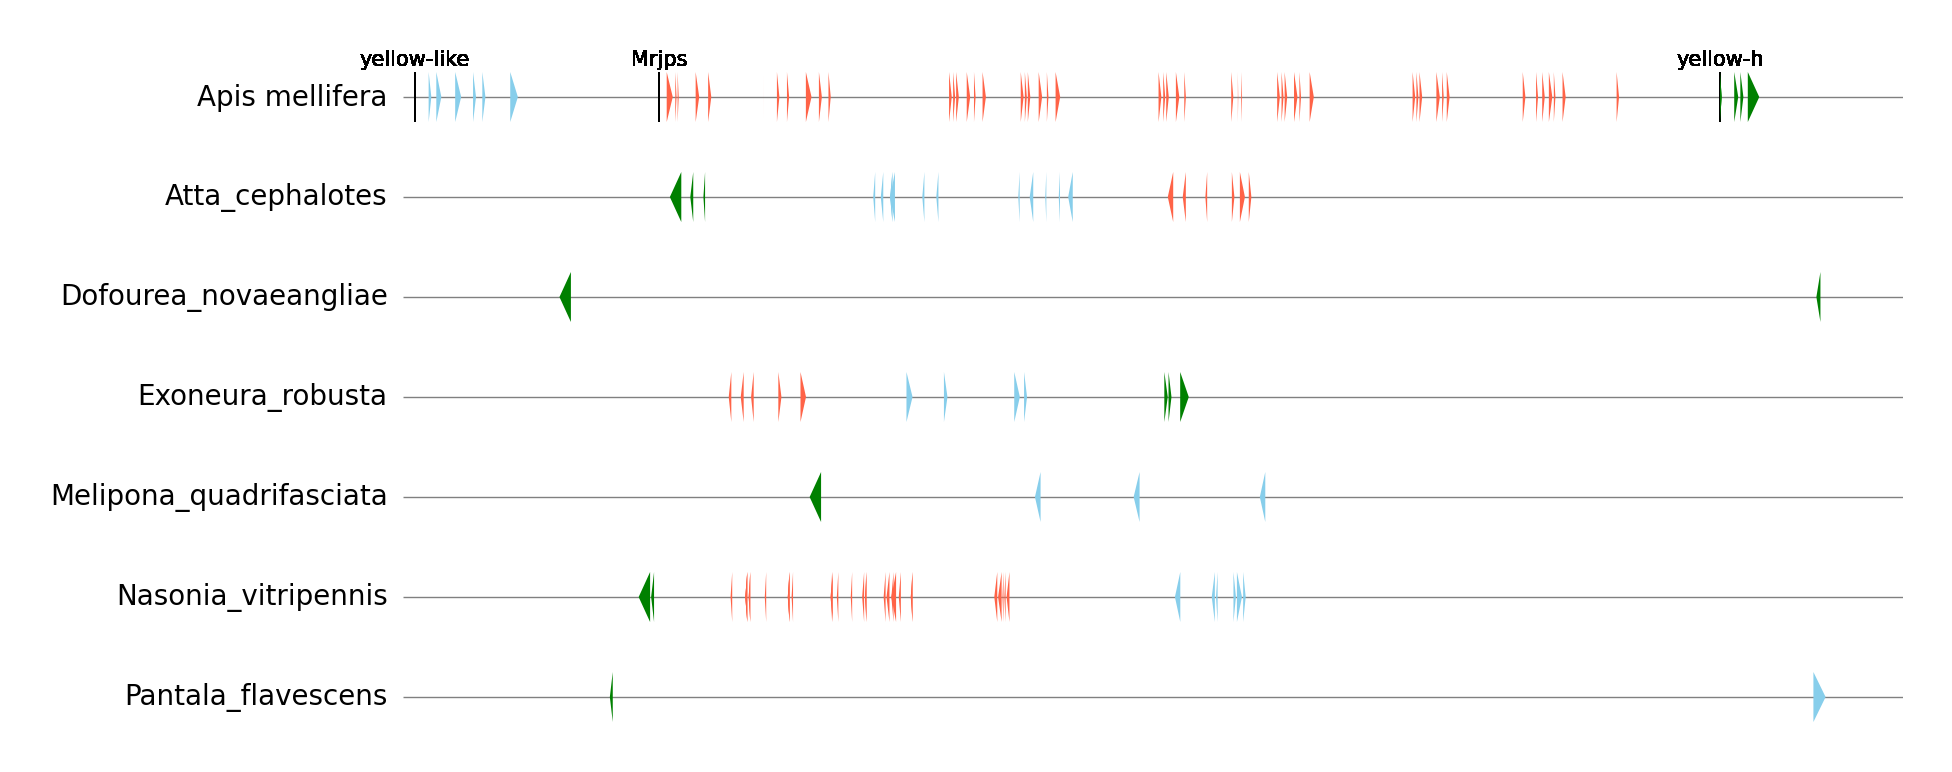

This figure's Python source:
import numpy as np
import csv
import glob

#length of the regions which come before the cds of our interests on the genome
pre_length = (5760000, 100000, 230000, 2100000, 4660000, 66160000, 2230000)

motifs = dict()
#read fasta file of Apis mellifera and create the first row of gene map based on it
with open('regions/Apis-Mellifera-cds-reduced.fasta') as f:
    lines = f.readlines()
    for i in range(0, len(lines)):
        s = lines[i].strip()
        if s[0] == '>':
            key = s[1:]
        else:
            motifs[key] = s

unique_genome = []
matrix = np.array([1, 2, 3])

#read the txt files with the filtered data from blast results
files = glob.glob("regions/*.txt")
for file in files:
    with open(file, mode='r') as file:
        csvFile = csv.reader(file)
        for lines in csvFile:
            line = lines[0].split('n/a')[1]
            line = line.split()
            genome = file.name.split("\\")[1].split(".")[0]
            if genome not in unique_genome:
                unique_genome.append(genome)
            start = line[1]
            end = line[2]
            new_row = np.array([genome, start, end])
            matrix = np.vstack([matrix, new_row])

#reform the data and prepare them for pyGenomeVis
key_list = list(motifs.keys())
val_list = list(motifs.values())
Apis_matrix = np.array([1, 2, 3, 4])

for i in range(len(motifs)):
    split = key_list[i].split("_")
    genome = "Apis mellifera"
    start = key_list[i].split("start:", 1)[1].split("_")[0]
    end = key_list[i].split("end:", 1)[1].split("_")[0]
    product = key_list[i].split("product=", 1)[1].split(";")[0]
    new_row = np.array([genome, start, end, product])
    Apis_matrix = np.vstack([Apis_matrix, new_row])

# get all the rows from the same genome
def filter_rows_with_same_first_element(element, matrix):
    filtered_rows = []
    for row in matrix:
        if row[0] == element:
            filtered_rows.append(row)
    return filtered_rows

# get the list of cds, containing their start and end positions
def get_genes_list(element, matrix, number):
    same_first_element_rows = filter_rows_with_same_first_element(element, matrix)
    list_of_genes = ()
    for i in range(len(same_first_element_rows)):
        start = int(same_first_element_rows[i][1]) - pre_length[number]
        end = int(same_first_element_rows[i][2]) - pre_length[number]
        if(start < end):
            strand = 1
        else:
            tmp = end
            end = start
            start = tmp
            strand = -1
        new_gene = (start, end, strand)
        if new_gene not in list_of_genes:
            list_of_genes =  list_of_genes + (new_gene,)
    return list_of_genes

genome_list = [{1:100}]

# draw all the cds on the gene space map
new_line = {"name": "Apis mellifera", "size": 123000, "cds_list": get_genes_list("Apis mellifera", Apis_matrix, 6)}
genome_list.append(new_line)

number = 0
for genes in unique_genome:
    new_line = {"name": genes, "size": 123000, "cds_list": get_genes_list(genes, matrix, number)}
    genome_list.append(new_line)
    number = number + 1

from pygenomeviz import GenomeViz
gv = GenomeViz(fig_track_height = 0.5)

# color the yellow genes, mrjps and yellow-h cds with three colors
colors = ("skyblue", "tomato", "green")
matrix_colors = [
    [0, 20, 20, 102, 103, 120],
    [40, 60, 60, 90, 20, 30],
    [1, 1, 1, 1, 1, 120],
    [40, 60, 20, 35, 60, 120],
    [40, 120, 0, 0, 20, 40],
    [60, 120, 26, 60, 0, 25],
    [40, 120, 0, 0, 0, 40]
]

for i in range(1, len(genome_list)):
    name, size, cds_list = genome_list[i].get("name"), genome_list[i].get("size"), genome_list[i].get("cds_list")
    track = gv.add_feature_track(name, size)
    j = 0
    for idx, cds in enumerate(cds_list, 1):
        size = len(cds_list)
        start, end, strand = cds
        point1 = matrix_colors[i - 1][0] * 1000
        point2 = matrix_colors[i - 1][1] * 1000
        point3 = matrix_colors[i - 1][2] * 1000
        point4 = matrix_colors[i - 1][3] * 1000
        point5 = matrix_colors[i - 1][4] * 1000
        point6 = matrix_colors[i - 1][5] * 1000
        color = 0
        if start > point1 and end < point2:
            color = 0
        if start > point3 and end < point4:
            color = 1
        if start > point5 and end < point6:
            color = 2

        if (name == "Apis mellifera"):
            track.add_feature(1000, 1002, 1, label="yellow-like", linewidth=1, labelrotation=0, labelvpos="top", labelhpos="center", labelha="center")
            track.add_feature(21000, 21001, 1, label="Mrjps", linewidth=1, labelrotation=0, labelvpos="top",
                              labelhpos="center", labelha="center")
            track.add_feature(108000, 108001, 1, label="yellow-h", linewidth=1, labelrotation=0, labelvpos="top",
                              labelhpos="center", labelha="center")

        track.add_feature(start, end, strand, facecolor=colors[color])
        j = j + 1


gv.savefig("genemap.png")
